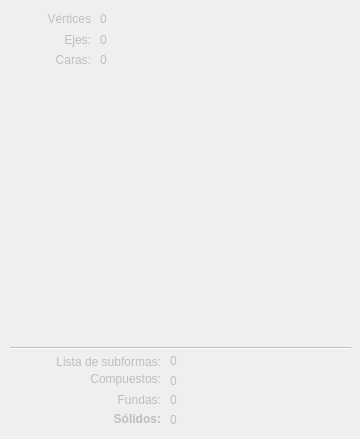
   <widget class="QWidget" name="composicion">
    <property name="enabled">
     <bool>false</bool>
    </property>
    <attribute name="title">
     <string>Comp.</string>
    </attribute>
    <widget class="QLabel" name="label_27">
     <property name="geometry">
      <rect>
       <x>10</x>
       <y>10</y>
       <width>81</width>
       <height>17</height>
      </rect>
     </property>
     <property name="text">
      <string>Vértices</string>
     </property>
     <property name="alignment">
      <set>Qt::AlignRight|Qt::AlignTrailing|Qt::AlignVCenter</set>
     </property>
    </widget>
    <widget class="QLabel" name="vertices">
     <property name="geometry">
      <rect>
       <x>100</x>
       <y>9</y>
       <width>201</width>
       <height>20</height>
      </rect>
     </property>
     <property name="text">
      <string>0</string>
     </property>
    </widget>
    <widget class="QLabel" name="label_28">
     <property name="geometry">
      <rect>
       <x>10</x>
       <y>31</y>
       <width>81</width>
       <height>17</height>
      </rect>
     </property>
     <property name="text">
      <string>Ejes:</string>
     </property>
     <property name="alignment">
      <set>Qt::AlignRight|Qt::AlignTrailing|Qt::AlignVCenter</set>
     </property>
    </widget>
    <widget class="QLabel" name="ejes">
     <property name="geometry">
      <rect>
       <x>100</x>
       <y>30</y>
       <width>201</width>
       <height>20</height>
      </rect>
     </property>
     <property name="text">
      <string>0</string>
     </property>
    </widget>
    <widget class="QLabel" name="label_29">
     <property name="geometry">
      <rect>
       <x>10</x>
       <y>51</y>
       <width>81</width>
       <height>17</height>
      </rect>
     </property>
     <property name="text">
      <string>Caras:</string>
     </property>
     <property name="alignment">
      <set>Qt::AlignRight|Qt::AlignTrailing|Qt::AlignVCenter</set>
     </property>
    </widget>
    <widget class="QLabel" name="caras">
     <property name="geometry">
      <rect>
       <x>100</x>
       <y>50</y>
       <width>201</width>
       <height>20</height>
      </rect>
     </property>
     <property name="text">
      <string>0</string>
     </property>
    </widget>
    <widget class="QLabel" name="label_30">
     <property name="geometry">
      <rect>
       <x>10</x>
       <y>352</y>
       <width>151</width>
       <height>20</height>
      </rect>
     </property>
     <property name="text">
      <string>Lista de subformas:</string>
     </property>
     <property name="alignment">
      <set>Qt::AlignRight|Qt::AlignTrailing|Qt::AlignVCenter</set>
     </property>
    </widget>
    <widget class="QLabel" name="subformas">
     <property name="geometry">
      <rect>
       <x>170</x>
       <y>351</y>
       <width>171</width>
       <height>20</height>
      </rect>
     </property>
     <property name="text">
      <string>0</string>
     </property>
    </widget>
    <widget class="QLabel" name="label_31">
     <property name="geometry">
      <rect>
       <x>70</x>
       <y>369</y>
       <width>91</width>
       <height>20</height>
      </rect>
     </property>
     <property name="text">
      <string>Compuestos:</string>
     </property>
     <property name="alignment">
      <set>Qt::AlignRight|Qt::AlignTrailing|Qt::AlignVCenter</set>
     </property>
    </widget>
    <widget class="QLabel" name="compuestos">
     <property name="geometry">
      <rect>
       <x>170</x>
       <y>371</y>
       <width>171</width>
       <height>20</height>
      </rect>
     </property>
     <property name="text">
      <string>0</string>
     </property>
    </widget>
    <widget class="Line" name="line_6">
     <property name="geometry">
      <rect>
       <x>10</x>
       <y>340</y>
       <width>341</width>
       <height>16</height>
      </rect>
     </property>
     <property name="orientation">
      <enum>Qt::Horizontal</enum>
     </property>
    </widget>
    <widget class="QLabel" name="fundas">
     <property name="geometry">
      <rect>
       <x>170</x>
       <y>390</y>
       <width>171</width>
       <height>20</height>
      </rect>
     </property>
     <property name="text">
      <string>0</string>
     </property>
    </widget>
    <widget class="QLabel" name="solidos">
     <property name="geometry">
      <rect>
       <x>170</x>
       <y>410</y>
       <width>171</width>
       <height>20</height>
      </rect>
     </property>
     <property name="text">
      <string>0</string>
     </property>
    </widget>
    <widget class="QLabel" name="label_32">
     <property name="geometry">
      <rect>
       <x>80</x>
       <y>411</y>
       <width>81</width>
       <height>17</height>
      </rect>
     </property>
     <property name="text">
      <string>&lt;html&gt;&lt;head/&gt;&lt;body&gt;&lt;p&gt;&lt;span style=&quot; font-weight:600;&quot;&gt;Sólidos:&lt;/span&gt;&lt;/p&gt;&lt;/body&gt;&lt;/html&gt;</string>
     </property>
     <property name="textFormat">
      <enum>Qt::RichText</enum>
     </property>
     <property name="alignment">
      <set>Qt::AlignRight|Qt::AlignTrailing|Qt::AlignVCenter</set>
     </property>
    </widget>
    <widget class="QLabel" name="label_33">
     <property name="geometry">
      <rect>
       <x>80</x>
       <y>391</y>
       <width>81</width>
       <height>17</height>
      </rect>
     </property>
     <property name="text">
      <string>Fundas:</string>
     </property>
     <property name="alignment">
      <set>Qt::AlignRight|Qt::AlignTrailing|Qt::AlignVCenter</set>
     </property>
    </widget>
   </widget>
